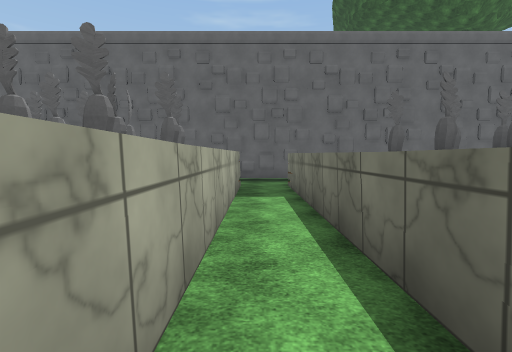
View 1 (above)

24 first-person views from a walk through a Unity game level. The camera is 1.5 m above the floor, tilts 4° down and sees 85° across. The floor is counted in squares, 2 m on a side. Each view is taken from the middle of a square. On the plan, view 1 faces up. The plan holds only what a view shows up to about 10 squares ahead; the rest is blank. The place goes on beyond the plan. Some animated figures are left out. Surface patterns are stand-ins for the level's own textures.

View 2
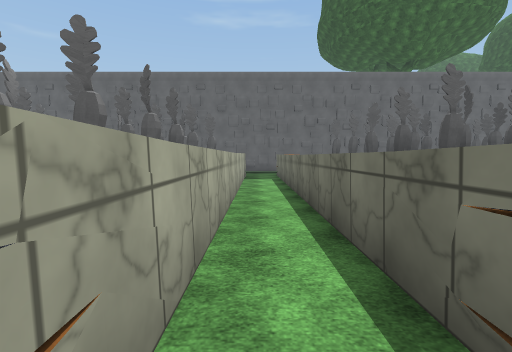

View 3
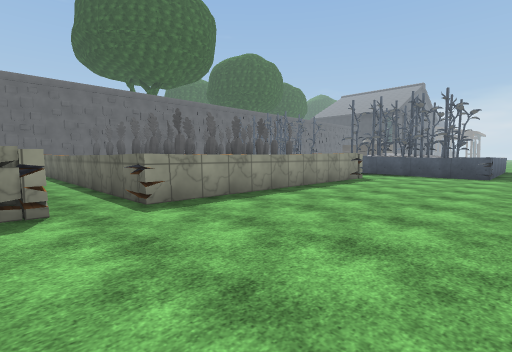

View 4
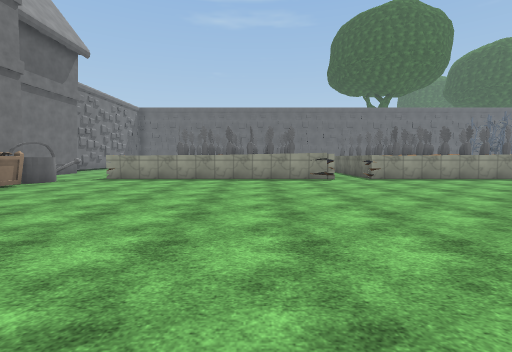

View 5
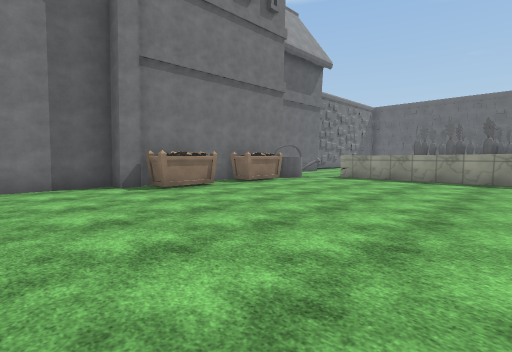

View 6
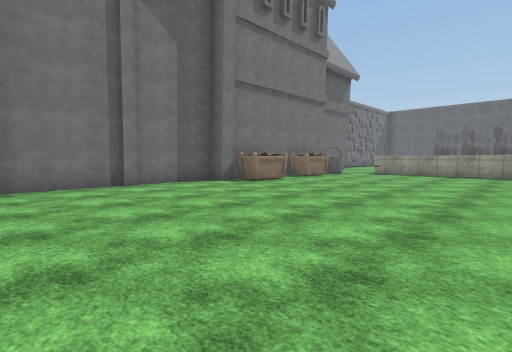

View 7
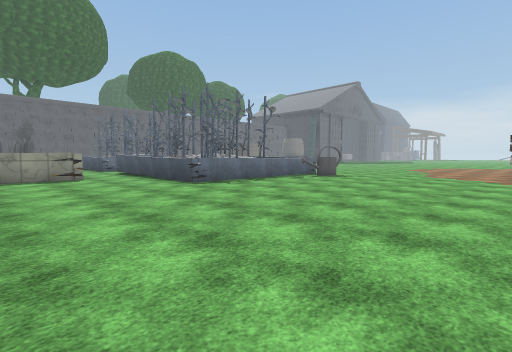

View 8
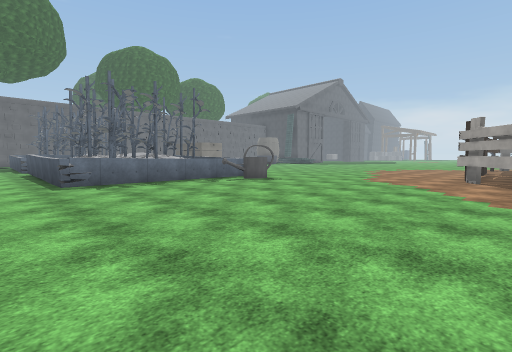

View 9
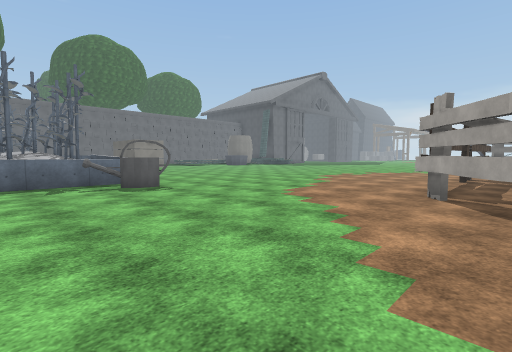

View 10
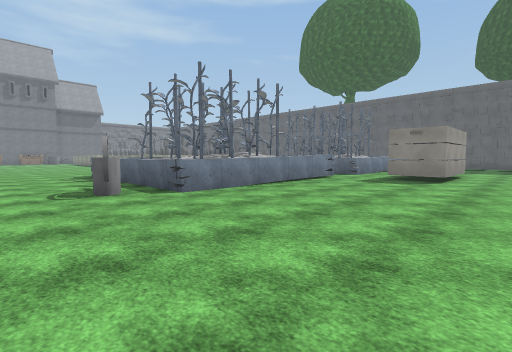

View 11
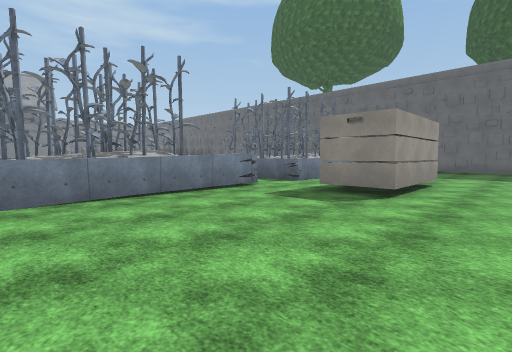

View 12
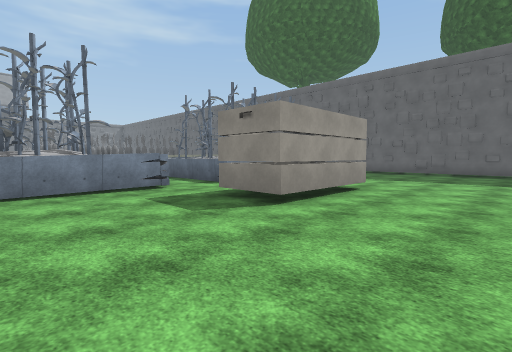

View 13
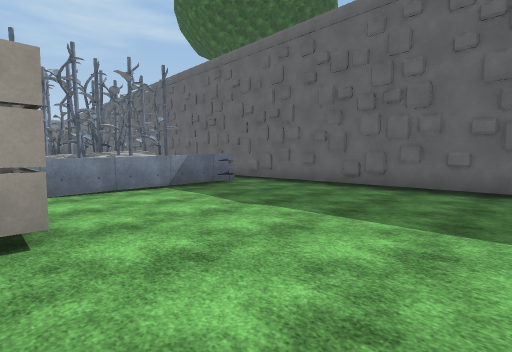

View 14
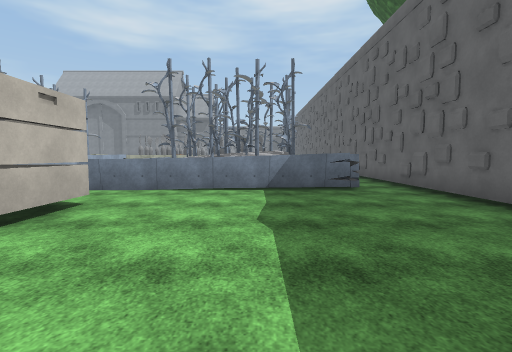

View 15
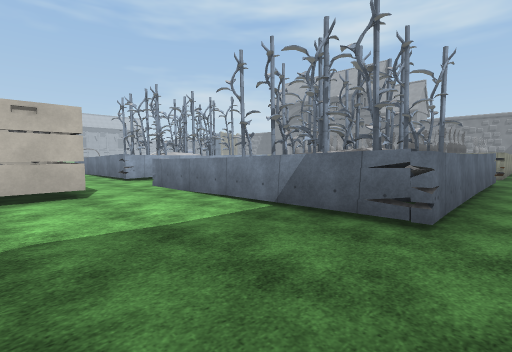

View 16
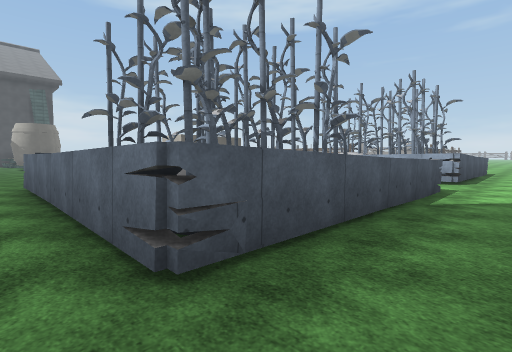

View 17
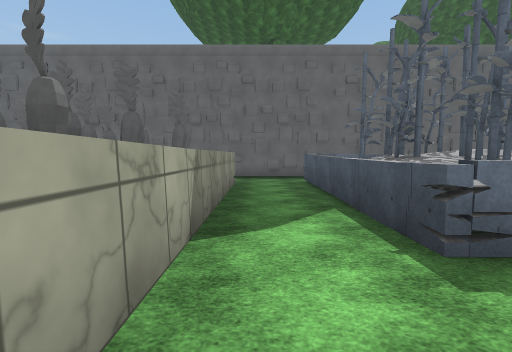

View 18
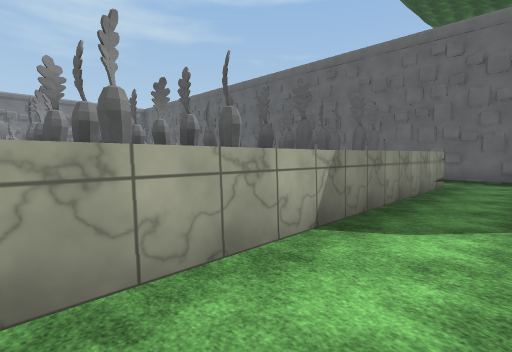

View 19
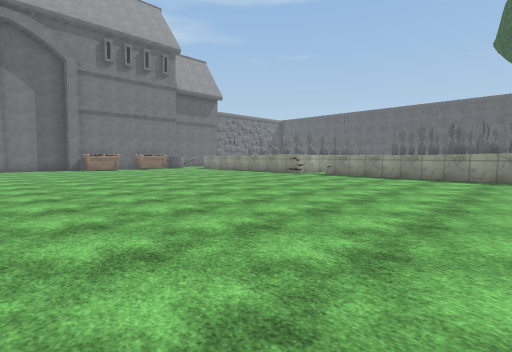

View 20
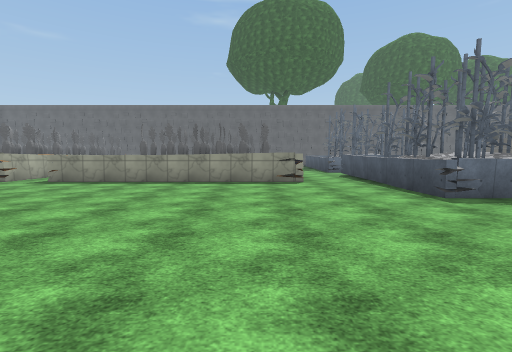

View 21
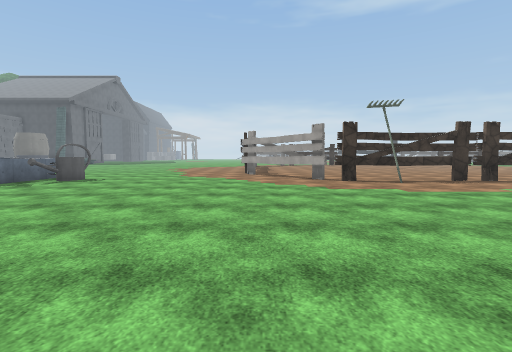

View 22
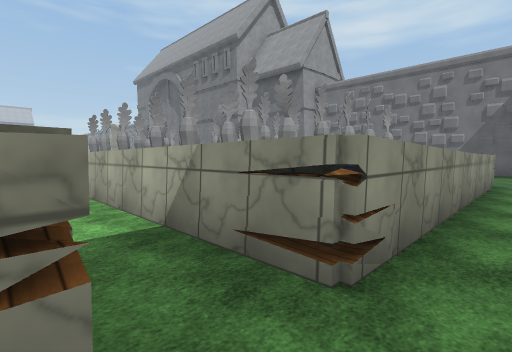

View 23
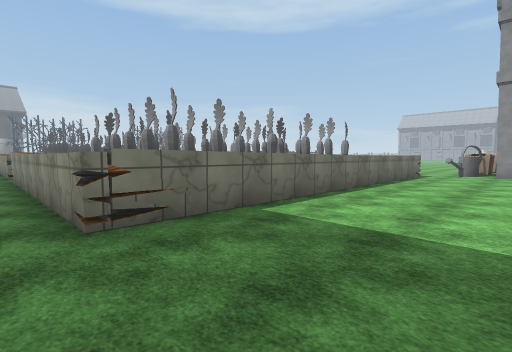

View 24
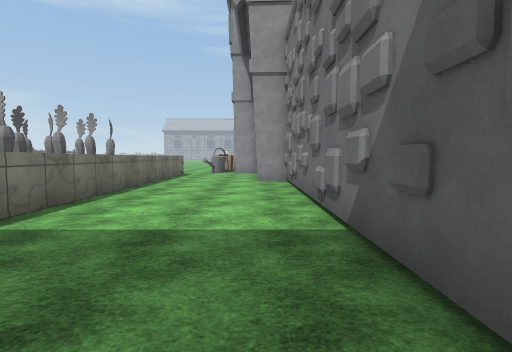

### Floor plan
Key: @ floor where view 1 was taken; # wall or solid block; x gap in a wall; . floor; = window, fence, low wall or low ledge; ^ raised ledge; P pot; O other object.
Columns run from 12 left of view 1 to 23 right of it. Each row starts with its distance up from view 1.
 10             ..      ..
  9             ##      ################
  8  .............      ................
  7 #...########.##    ##..#^^^^^#......
  6 #...#^^  ^^#.#      #..^^  ^ #......
  5 #...# OO  O#.# OO   #..^#^ # ^......
  4 #...# O   O^.# O O O#..^^^ #^.......
  3 #...# O  OO^.# O OOO^..^^ ^^^.......
  2 #...#      ^.#      ^..^^   ^..OO...
  1 #...# #O   O.#  O  O^..=  ===..OO...
  0 #...# #OOO O@#  OOOO^...   ....OO...
 -1 ##..^ O O O^.# O^OOO^..#######......
 -2  #..^    O ^.^    O  ..^ # ^ #......
 -3  #..^=#^^##^.^=#^^###..^#### ^......
 -4   .O...................^^^##^.......
 -5   #O...................^^^^^^......
 -6   #P...................^^ ^ ^......
 -7   #P...................^^^^^^......
 -8   #........................OO......
 -9   #P...............................
-10  ##P...............................
-11  #..................................
-12  #..................................
-13  #..................................
-14  #............................OOxx x
-15  #........          .........OO...
-16  ##.......           .......OO

Positions as (right, up) in squares from view 1, and headings:
1: (0, 0), facing up
2: (0, -4), facing up
3: (-1, -8), facing up-right
4: (-3, -13), facing up
5: (-3, -13), facing up-left
6: (-3, -16), facing up-left
7: (6, -14), facing up-right
8: (9, -15), facing up-right
9: (13, -15), facing up-right
10: (22, -10), facing up-left
11: (22, -6), facing up-left
12: (23, -4), facing up-left
13: (23, 2), facing up-left
14: (23, 5), facing left
15: (20, 8), facing down-left
16: (9, 8), facing down-right
17: (9, -1), facing up
18: (10, -1), facing up-left
19: (7, -14), facing up-left
20: (7, -12), facing up
21: (7, -14), facing right
22: (1, 8), facing down-left
23: (-11, 8), facing down-right
24: (-11, 8), facing down
